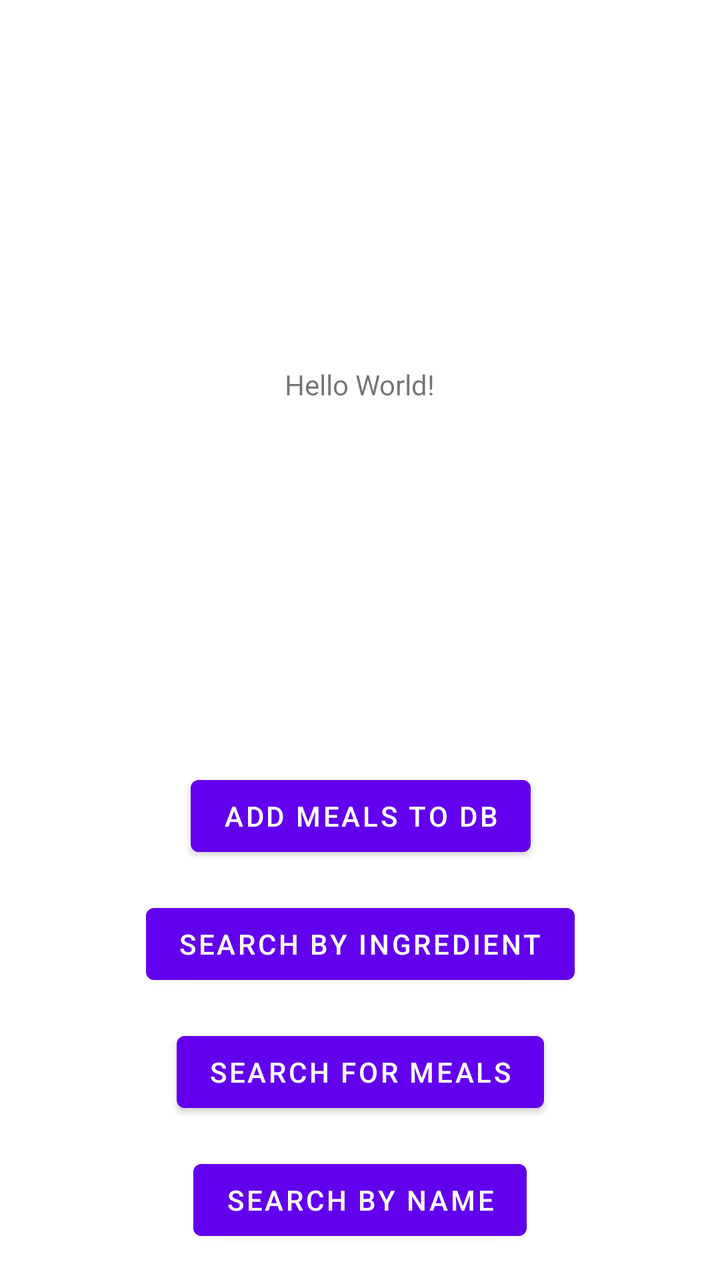
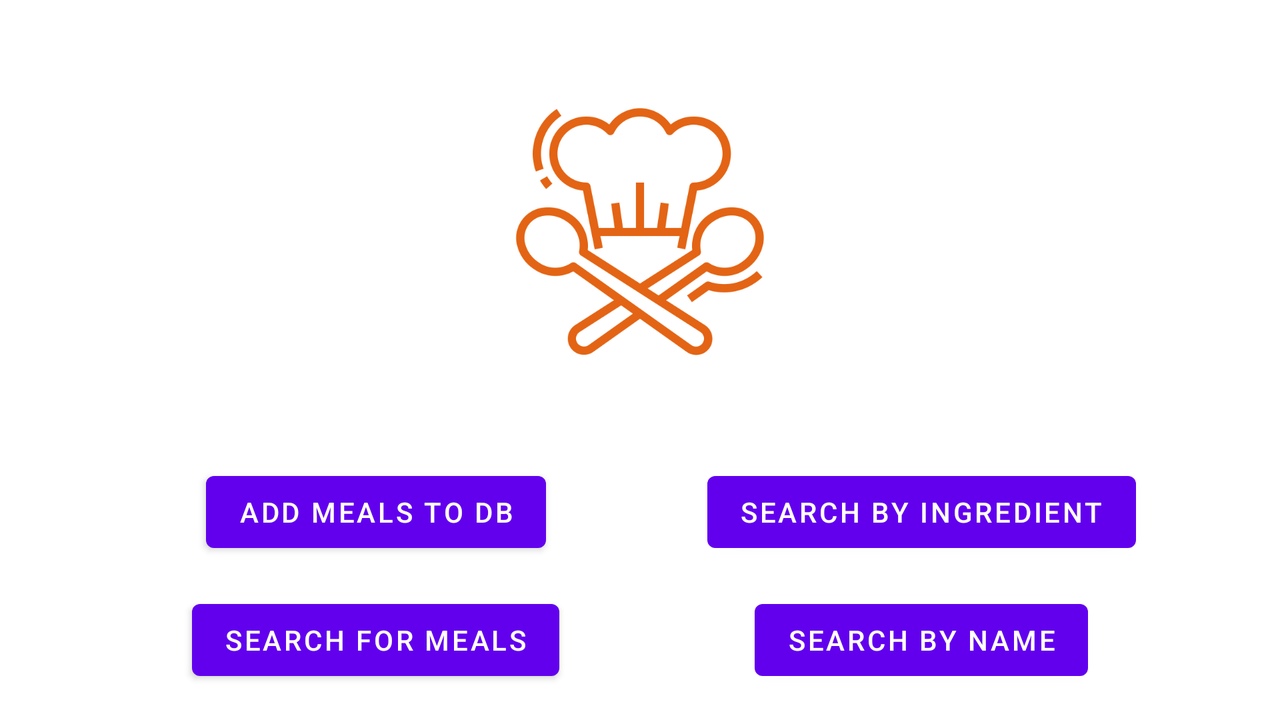

Two renders of one Android screen. The first uses the default layout on a phone; the second uses the alternative layout the repository ships for a different screen configuration, on a matching device. The two XML files are below.
<!-- AndroidManifest.xml: application theme Theme.Meals -->
<!-- res/layout/activity_main.xml -->
<?xml version="1.0" encoding="utf-8"?>
<androidx.constraintlayout.widget.ConstraintLayout xmlns:android="http://schemas.android.com/apk/res/android"
    xmlns:app="http://schemas.android.com/apk/res-auto"
    xmlns:tools="http://schemas.android.com/tools"
    android:layout_width="match_parent"
    android:layout_height="match_parent"
    tools:context=".MainActivity">

    <TextView
        android:id="@+id/tv"
        android:layout_width="wrap_content"
        android:layout_height="wrap_content"
        android:text="Hello World!"
        app:layout_constraintBottom_toTopOf="@+id/btnAddToDb"
        app:layout_constraintEnd_toEndOf="parent"
        app:layout_constraintStart_toStartOf="parent"
        app:layout_constraintTop_toTopOf="parent" />

    <Button
        android:id="@+id/btnAddToDb"
        android:layout_width="wrap_content"
        android:layout_height="wrap_content"
        android:layout_marginBottom="16dp"
        android:text="Add Meals to DB"
        app:layout_constraintBottom_toTopOf="@+id/btnSearchByIngredient"
        app:layout_constraintEnd_toEndOf="@+id/btnSearchByIngredient"
        app:layout_constraintStart_toStartOf="@+id/btnSearchByIngredient" />

    <Button
        android:id="@+id/btnSearchForMeals"
        android:layout_width="wrap_content"
        android:layout_height="wrap_content"
        android:layout_marginBottom="16dp"
        android:text="Search For Meals"
        app:layout_constraintBottom_toTopOf="@+id/btnSearchByName"
        app:layout_constraintEnd_toEndOf="@+id/btnSearchByName"
        app:layout_constraintStart_toStartOf="@+id/btnSearchByName" />

    <Button
        android:id="@+id/btnSearchByIngredient"
        android:layout_width="wrap_content"
        android:layout_height="wrap_content"
        android:layout_marginBottom="16dp"
        android:text="Search By Ingredient"
        app:layout_constraintBottom_toTopOf="@+id/btnSearchForMeals"
        app:layout_constraintEnd_toEndOf="@+id/btnSearchForMeals"
        app:layout_constraintStart_toStartOf="@+id/btnSearchForMeals" />

    <Button
        android:id="@+id/btnSearchByName"
        android:layout_width="wrap_content"
        android:layout_height="wrap_content"
        android:layout_marginBottom="16dp"
        android:text="Search By Name"
        app:layout_constraintBottom_toBottomOf="parent"
        app:layout_constraintEnd_toEndOf="parent"
        app:layout_constraintStart_toStartOf="parent" />

</androidx.constraintlayout.widget.ConstraintLayout>
<!-- resources referenced by this layout -->
<resources>
  <style name="Theme.Meals" parent="Theme.MaterialComponents.DayNight.DarkActionBar">
          
          <item name="colorPrimary">@color/purple_500</item>
          <item name="colorPrimaryVariant">@color/purple_700</item>
          <item name="colorOnPrimary">@color/white</item>
          
          <item name="colorSecondary">@color/teal_200</item>
          <item name="colorSecondaryVariant">@color/teal_700</item>
          <item name="colorOnSecondary">@color/black</item>
          
          <item name="android:statusBarColor">?attr/colorPrimaryVariant</item>
          
      </style>
  <color name="purple_700">#e36414</color>
  <color name="white">#FFFFFFFF</color>
  <color name="teal_200">#FF03DAC5</color>
  <color name="teal_700">#FF018786</color>
  <color name="black">#FF000000</color>
</resources>
<!-- res/layout-land/activity_main.xml (the repository's variant of the layout above) -->
<!-- drawn on the phone turned sideways -->
<?xml version="1.0" encoding="utf-8"?>
<androidx.constraintlayout.widget.ConstraintLayout xmlns:android="http://schemas.android.com/apk/res/android"
    xmlns:app="http://schemas.android.com/apk/res-auto"
    xmlns:tools="http://schemas.android.com/tools"
    android:layout_width="match_parent"
    android:layout_height="match_parent"
    tools:context=".MainActivity">

    <Button
        android:id="@+id/btnAddToDb"
        android:layout_width="wrap_content"
        android:layout_height="wrap_content"
        android:layout_marginBottom="16dp"
        android:text="@string/add_meals_to_db"
        app:layout_constraintBottom_toTopOf="@+id/btnSearchForMeals"
        app:layout_constraintEnd_toEndOf="@+id/btnSearchForMeals"
        app:layout_constraintStart_toStartOf="@+id/btnSearchForMeals"
        tools:ignore="TextContrastCheck" />

    <Button
        android:id="@+id/btnSearchForMeals"
        android:layout_width="wrap_content"
        android:layout_height="wrap_content"
        android:layout_marginStart="96dp"
        android:layout_marginBottom="16dp"
        android:text="@string/search_for_meals"
        app:layout_constraintBottom_toBottomOf="parent"
        app:layout_constraintStart_toStartOf="parent"
        tools:ignore="TextContrastCheck" />

    <Button
        android:id="@+id/btnSearchByIngredient"
        android:layout_width="wrap_content"
        android:layout_height="wrap_content"
        android:layout_marginBottom="16dp"
        android:text="@string/search_by_ingredient"
        app:layout_constraintBottom_toTopOf="@+id/btnSearchByName"
        app:layout_constraintEnd_toEndOf="@+id/btnSearchByName"
        app:layout_constraintStart_toStartOf="@+id/btnSearchByName"
        tools:ignore="TextContrastCheck" />

    <Button
        android:id="@+id/btnSearchByName"
        android:layout_width="wrap_content"
        android:layout_height="wrap_content"
        android:layout_marginEnd="96dp"
        android:layout_marginBottom="16dp"
        android:text="@string/search_by_name"
        app:layout_constraintBottom_toBottomOf="parent"
        app:layout_constraintEnd_toEndOf="parent"
        tools:ignore="TextContrastCheck" />

    <ImageView
        android:id="@+id/imageView"
        android:layout_width="0dp"
        android:layout_height="0dp"
        android:layout_margin="50dp"
        android:contentDescription="@string/app_logo"
        app:layout_constraintBottom_toTopOf="@+id/btnAddToDb"
        app:layout_constraintEnd_toEndOf="parent"
        app:layout_constraintStart_toStartOf="parent"
        app:layout_constraintTop_toTopOf="parent"
        app:srcCompat="@drawable/chef_512" />

</androidx.constraintlayout.widget.ConstraintLayout>
<!-- resources referenced by the variant -->
<!-- as the phone turned sideways resolves them -->
<resources>
  <!-- drawable chef_512: png bitmap (drawable, 80771 bytes) -->
  <string name="add_meals_to_db">Add Meals to DB</string>
  <string name="app_logo">App Logo</string>
  <string name="search_by_ingredient">Search By Ingredient</string>
  <string name="search_by_name">Search By Name</string>
  <string name="search_for_meals">Search For Meals</string>
  <style name="Theme.Meals" parent="Theme.MaterialComponents.DayNight.DarkActionBar">
          
          <item name="colorPrimary">@color/purple_500</item>
          <item name="colorPrimaryVariant">@color/purple_700</item>
          <item name="colorOnPrimary">@color/white</item>
          
          <item name="colorSecondary">@color/teal_200</item>
          <item name="colorSecondaryVariant">@color/teal_700</item>
          <item name="colorOnSecondary">@color/black</item>
          
          <item name="android:statusBarColor">?attr/colorPrimaryVariant</item>
          
      </style>
  <color name="purple_700">#e36414</color>
  <color name="white">#FFFFFFFF</color>
  <color name="teal_200">#FF03DAC5</color>
  <color name="teal_700">#FF018786</color>
  <color name="black">#FF000000</color>
</resources>
